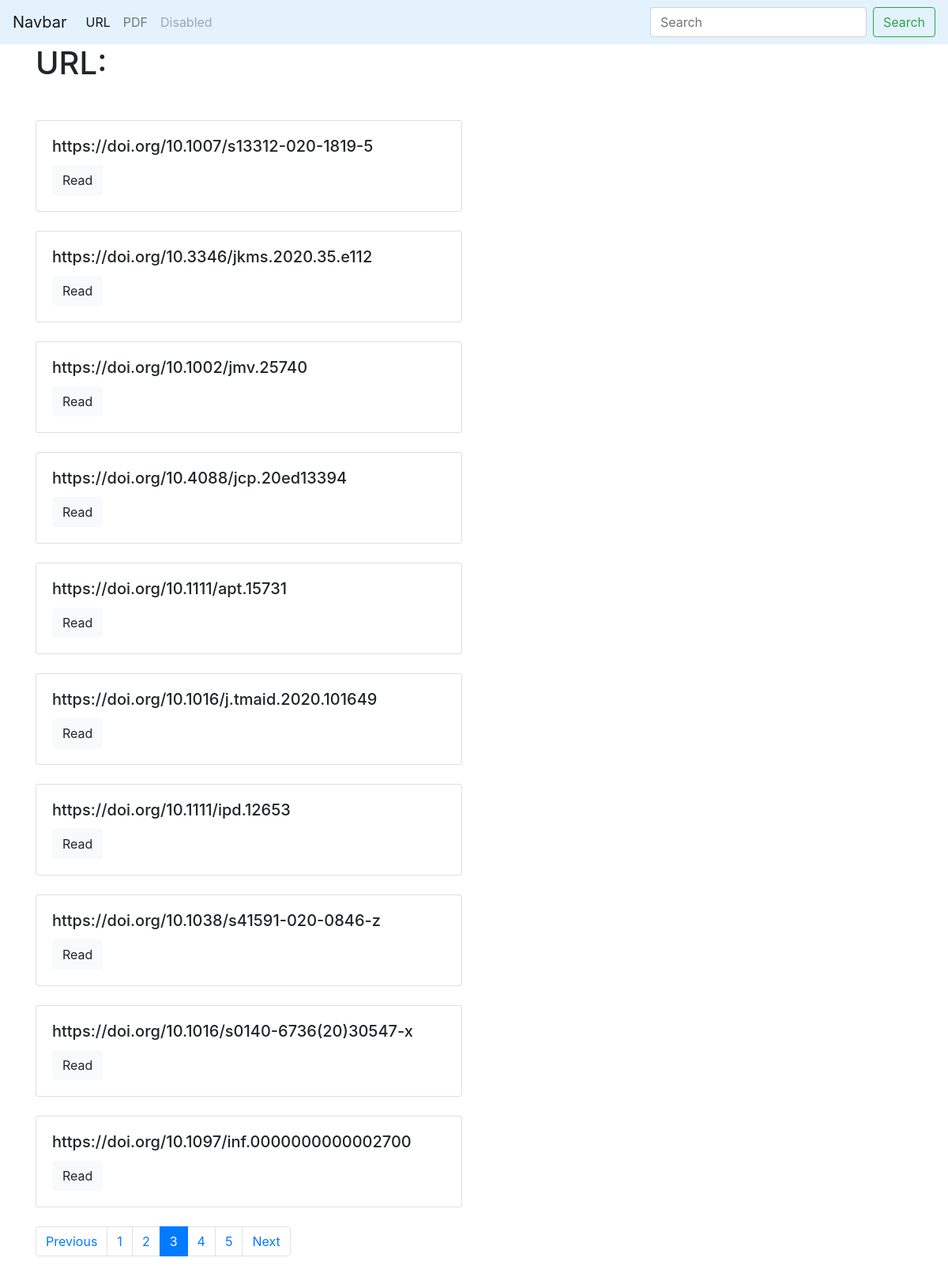
Page /blog/?page=3 on the committed database.
### blog/models.py (models this page shows)
class DOI(models.Model):
	doi = models.CharField(max_length= 150)

### blog/views.py (the view)
# urls.py: path('',post_list, name='post_list_url'),
def post_list(request):
	posts = DOI.objects.all()
	paginator = Paginator(posts,10)
	page_number = request.GET.get('page', 1)
	page = paginator.get_page(page_number)
	is_paginated = page.has_other_pages()
	if page.has_previous():
		prev_url = '?page={}'.format(page.previous_page_number())
	else:
		prev_url = ''
	if page.has_next():
		next_url = '?page={}'.format(page.next_page_number())
	else:
		next_url = ''
	context = {
	'posts':page,
	'is_paginated' : is_paginated,
	'next_url': next_url,
	'prev_url': prev_url
	}
	return render(request,'blog/index.html',context = context)

### blog/templates/blog/index.html (shortened to what this page needs)
{% extends 'blog/base_blog.html' %}
{% block content %}
<h1 class="mb-5">URL:</h1>
 {% for i in posts.object_list %}
 {% include 'blog/includes/post_card_template.html' %}
 {% endfor %}
 {% if is_paginated %}
      <nav aria-label="...">
  <ul class="pagination">
    <li class="page-item {% if not prev_url %} disabled {% endif %}">
      <a class="page-link" href="{{prev_url}}" tabindex="-1" aria-disabled="true">Previous</a>
    </li>
    {% for n in posts.paginator.page_range %}
    {% if posts.number == n %}
     <li class="page-item active" aria-current="page">
      <a class="page-link" href="?page={{n}}"> {{n}} <span class="sr-only">(current)</span></a>
    </li>
    {% elif n > posts.number|add:-3 and n < posts.number|add:3 %}
    <li class="page-item"><a class="page-link" href="?page={{n}}">{{n}}</a></li>
    {% endif %}
    {% endfor %}
    <li class="page-item {% if not next_url %} disabled {% endif %}">
      <a class="page-link" href="{{next_url}}" tabindex="-1" aria-disabled="true">Next </a>
    </li>
  </ul>
</nav>
{% endif %}
{% endblock %}

### blog/templates/blog/includes/post_card_template.html
<div class="card mb-4">
  <div class="card-body">
    <h5 class="card-title">{{i.doi}}</h5>
    <a href="{{ i.doi }}" class="btn btn-light">Read</a>
  </div>
</div>

### rows in the picture
DOI: doi "https://doi.org/10.1007/s13312-020-1819-5"
DOI: doi "https://doi.org/10.3346/jkms.2020.35.e112"
DOI: doi "https://doi.org/10.1002/jmv.25740"
DOI: doi "https://doi.org/10.4088/jcp.20ed13394"
DOI: doi "https://doi.org/10.1111/apt.15731"
DOI: doi "https://doi.org/10.1016/j.tmaid.2020.101649"
DOI: doi "https://doi.org/10.1111/ipd.12653"
DOI: doi "https://doi.org/10.1038/s41591-020-0846-z"
DOI: doi "https://doi.org/10.1016/s0140-6736(20)30547-x"
DOI: doi "https://doi.org/10.1097/inf.0000000000002700"

### other values in the picture
{{ n }} "1" "2" "4" "5"
{{ n }} "3"
